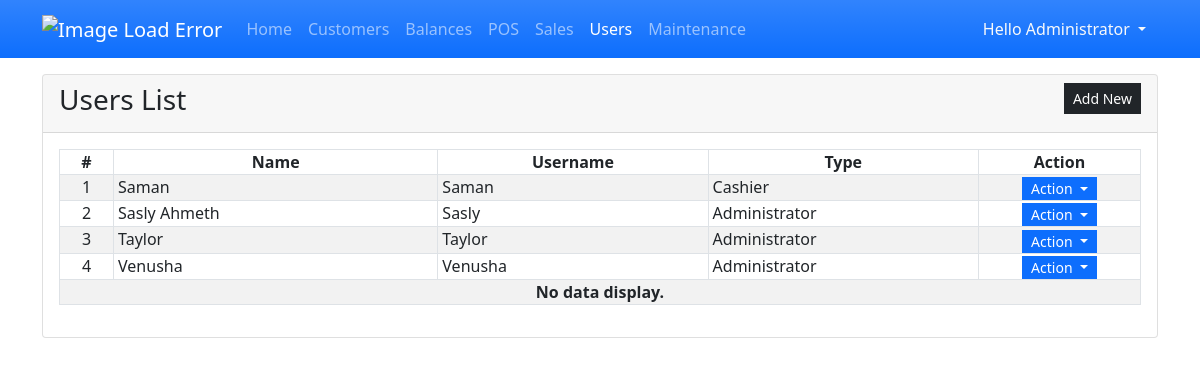
Page /?page=users (signed in) on the committed database.
### tables this page shows
CREATE TABLE `user_list` (
            `user_id` INTEGER NOT NULL PRIMARY KEY AUTOINCREMENT,
            `fullname` INTEGER NOT NULL,
            `username` TEXT NOT NULL,
            `password` TEXT NOT NULL,
            `type` INTEGER NOT NULL Default 1,
            `status` INTEGER NOT NULL Default 1,
            `date_created` TIMESTAMP DEFAULT CURRENT_TIMESTAMP
        );

### users.php (the view, shortened to what this page needs)
<div class="card">
    <div class="card-header d-flex justify-content-between">
        <h3 class="card-title">Users List</h3>
        <div class="card-tools align-middle">
            <button class="btn btn-dark btn-sm py-1 rounded-0" type="button" id="create_new">Add New</button>
        </div>
    </div>
    <div class="card-body">
        <table class="table table-hover table-striped table-bordered">
            <colgroup>
                <col width="5%">
                <col width="30%">
                <col width="25%">
                <col width="25%">
                <col width="15%">
            </colgroup>
            <thead>
                <tr>
                    <th class="text-center p-0">#</th>
                    <th class="text-center p-0">Name</th>
                    <th class="text-center p-0">Username</th>
                    <th class="text-center p-0">Type</th>
                    <th class="text-center p-0">Action</th>
                </tr>
            </thead>
            <tbody>
                <?php
                $sql = "SELECT * FROM `user_list` where user_id != 1 order by `fullname` asc";
                $qry = $conn->query($sql);
                $i = 1;
                    while($row = $qry->fetchArray()):
                ?>
                <tr>
                    <td class="text-center p-0"><?php echo $i++; ?></td>
                    <td class="py-0 px-1"><?php echo $row['fullname'] ?></td>
                    <td class="py-0 px-1"><?php echo $row['username'] ?></td>
                    <td class="py-0 px-1"><?php echo ($row['type'] == 1)? "Administrator" : 'Cashier' ?></td>
                    <th class="text-center py-0 px-1">
                        <div class="btn-group" role="group">
                            <button id="btnGroupDrop1" type="button" class="btn btn-primary dropdown-toggle btn-sm rounded-0 py-0" data-bs-toggle="dropdown" aria-expanded="false">
                            Action
                            </button>
                        </div>
                    </th>
                </tr>
                <?php endwhile; ?>
                <?php if(!$qry->fetchArray()): ?>
                    <tr>
                        <th class="text-center p-0" colspan="5">No data display.</th>
                    </tr>
                <?php endif; ?>
            </tbody>
        </table>
    </div>
</div>

### index.php (shortened to what this page needs)
<?php
$page = isset($_GET['page']) ? $_GET['page'] : 'home';
?>
<!DOCTYPE html>
<html lang="en">
<head>
    <link rel="stylesheet" href="./Font-Awesome-master/css/all.min.css">
    <link rel="stylesheet" href="./css/bootstrap.min.css">
    <link rel="stylesheet" href="./DataTables/datatables.min.css">
</head>
<body>
    <main>
    <nav class="navbar navbar-expand-lg navbar-dark bg-primary bg-gradient" id="topNavBar">
        <div class="container">
            <a class="navbar-brand" href="./">
            <img src="image/fueldex.png" alt="Image Load Error" width="100" height="auto">
            </a>
            <div class="collapse navbar-collapse" id="navbarNav">
                <ul class="navbar-nav">
                    <li class="nav-item">
                        <a class="nav-link <?php echo ($page == 'home')? 'active' : '' ?>" aria-current="page" href="./">Home</a>
                    </li>
                    <?php if($_SESSION['type'] == 1): ?>
                    <li class="nav-item">
                        <a class="nav-link  <?php echo ($page == 'customer')? 'active' : '' ?>" href="./?page=customer">Customers</a>
                    </li>
                    <li class="nav-item">
                        <a class="nav-link  <?php echo ($page == 'balances')? 'active' : '' ?>" href="./?page=balances">Balances</a>
                    </li>
                    <?php endif; ?>
                    <li class="nav-item">
                        <a class="nav-link  <?php echo ($page == 'sales')? 'active' : '' ?>" href="./?page=sales">POS</a>
                    </li>
                    <li class="nav-item">
                        <a class="nav-link  <?php echo ($page == 'sales_report')? 'active' : '' ?>" href="./?page=sales_report">Sales</a>
                    </li>
                    <?php if($_SESSION['type'] == 1): ?>
                    <li class="nav-item">
                        <a class="nav-link <?php echo ($page == 'users')? 'active' : '' ?>" aria-current="page" href="./?page=users">Users</a>
                    </li>
                    <li class="nav-item">
                        <a class="nav-link" href="./?page=maintenance">Maintenance</a>
                    </li>
                    <?php endif; ?>
                </ul>
            </div>
            <div>
            <div class="dropdown">
                <button class="btn btn-secondary dropdown-toggle bg-transparent  text-light border-0" type="button" id="dropdownMenuButton1" data-bs-toggle="dropdown" aria-expanded="false">
                    Hello <?php echo $_SESSION['fullname'] ?>
                </button>
            </div>
            </div>
        </div>
    </nav>
    <div class="container py-3" id="page-container">
        <?php
            include $page.'.php';
        ?>
    </div>
    </main>
</body>
</html>

### index.php (style rules this page uses)
:root { --bs-success-rgb:71, 222, 152 !important; }
html,body { height:100%; width:100%; }
main { height:100%; display:flex; flex-flow:column; }
#page-container { flex: 1 1 auto; overflow:auto; }
#topNavBar { flex: 0 1 auto; }

### rows in the picture
user_list: fullname "Saman", username "Saman", type "Cashier"
user_list: fullname "Sasly Ahmeth", username "Sasly", type "Administrator"
user_list: fullname "Taylor", username "Taylor", type "Administrator"
user_list: fullname "Venusha", username "Venusha", type "Administrator"

### other values in the picture
$_SESSION['fullname'] "Administrator"
